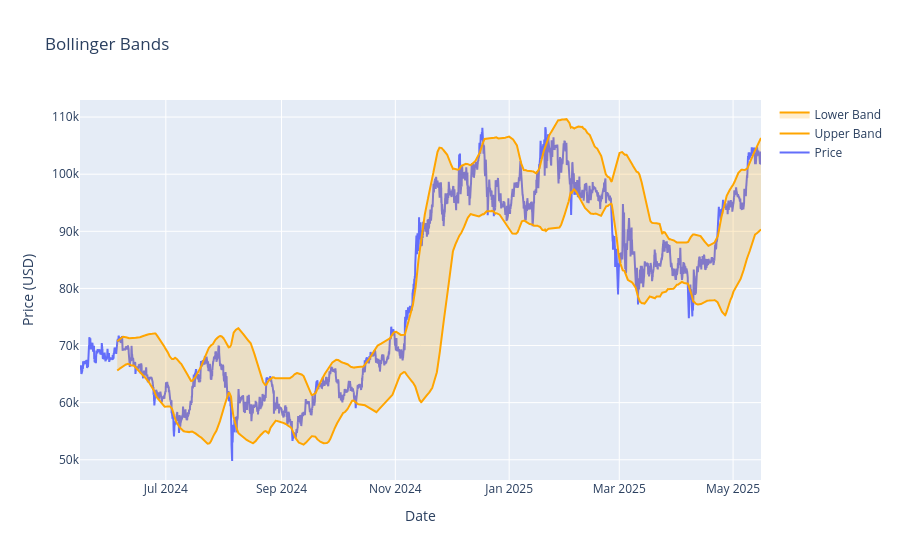

Notebook code for this chart:
### Markdown cell above
## 📉 6. Bollinger Bands

### Code cell
window = 20 * 24
ma = df["price"].rolling(window).mean()
std = df["price"].rolling(window).std()
df["bb_upper"] = ma + 2 * std
df["bb_lower"] = ma - 2 * std

fig = go.Figure()
fig.add_trace(go.Scatter(x=df.index, y=df["price"], name="Price"))
fig.add_trace(
    go.Scatter(
        x=df.index, y=df["bb_upper"], name="Upper Band", line=dict(color="orange")
    )
)
fig.add_trace(
    go.Scatter(
        x=df.index,
        y=df["bb_lower"],
        name="Lower Band",
        fill="tonexty",
        fillcolor="rgba(255,165,0,0.2)",
        line=dict(color="orange"),
    )
)
fig.update_layout(
    title="Bollinger Bands", xaxis_title="Date", yaxis_title="Price (USD)"
)
fig.show()

### Figure 1 — Plotly figure (JSON) as saved in the notebook; plotly's stock layout.template omitted (floating-point values rounded to 4 significant figures; data arrays with more than 128 entries replaced by an {"elided": "..."} marker saying what was removed)
{"data": [{"name": "Price", "type": "scatter", "x": {"elided": "8760 str values"}, "y": {"elided": "8760 float values"}}, {"line": {"color": "orange"}, "name": "Upper Band", "type": "scatter", "x": {"elided": "8760 str values"}, "y": {"elided": "8760 float values"}}, {"fill": "tonexty", "fillcolor": "rgba(255,165,0,0.2)", "line": {"color": "orange"}, "name": "Lower Band", "type": "scatter", "x": {"elided": "8760 str values"}, "y": {"elided": "8760 float values"}}], "layout": {"title": {"text": "Bollinger Bands"}, "xaxis": {"title": {"text": "Date"}}, "yaxis": {"title": {"text": "Price (USD)"}}}}
